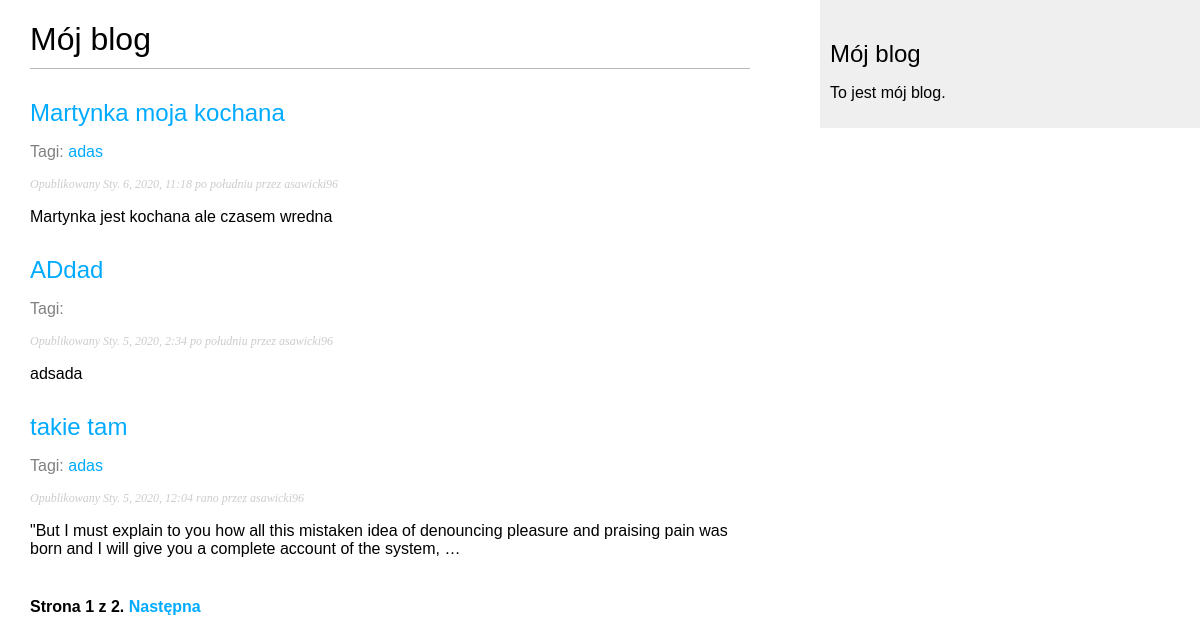
The app's page /blog/list/ with its own data.
### blog/models.py (models this page shows, shortened)
class Post(models.Model):
    STATUS_CHOICES = (
        ('draft', 'Roboczy'),
        ('published', 'Opublikowany'),
    )
    title = models.CharField(max_length=250)
    slug = models.SlugField(max_length=250,
                            unique_for_date='publish')
    author = models.ForeignKey(User,
                               related_name='blog_post',
                               on_delete=models.CASCADE)
    body = models.TextField()
    publish = models.DateTimeField(default=timezone.now)
    created = models.DateTimeField(auto_now_add=True)
    updated = models.DateTimeField(auto_now=True)
    status = models.CharField(max_length=10,
                              choices=STATUS_CHOICES,
                              default='draft')
    tags = TaggableManager()
    class Meta:
        ordering = ('-publish',)
    objects = models.Manager()
    published = PublishedManager()
    def get_absolute_url(self):
        return reverse("blog:post_detail",
                        args=[self.publish.strftime('%Y'),
                              self.publish.strftime('%m'),
                              self.publish.strftime('%d'),
                              self.slug])

### blog/views.py (the view)
# urls.py: re_path('list/', views.post_list, name = 'post_list'),
def post_list(request, tag_slug=None):
    object_list = Post.published.all()
    tag = None
    if tag_slug:
        tag = get_object_or_404(Tag, slug=tag_slug)
        object_list = object_list.filter(tags__in=[tag])
    paginator = Paginator(object_list, 3)
    page = request.GET.get('page')
    try:
        posts = paginator.page(page)
    except PageNotAnInteger:
        posts = paginator.page(1)
    except EmptyPage:
        posts = paginator.page(paginator.num_pages)
    return render(request,
                  'blog/post/list.html',
                  {'page':page,
                   'posts':posts,
                   'tag': tag})

### blog/models.py (called while the page is built)
    def get_queryset(self):
        return super(PublishedManager,
                     self).get_queryset()\
                          .filter(status='published')

### blog/templates/blog/post/list.html (shortened to what this page needs)
{% extends "blog/base.html" %}
{% block content %}
  <h1>Mój blog</h1>
  {% for post in posts %}
    <h2>
      <a href="{{ post.get_absolute_url }}">
        {{ post.title }}
      </a>
        <p class = 'tags'>
          Tagi:
          {% for tag in post.tags.all %}
            <a href='{% url "blog:post_list_by_tag" tag.slug %}'>
              {{tag.name}}
            </a>
          {% endfor %}
        </p>
    </h2>
    <p class="date">
      Opublikowany {{ post.publish }} przez {{ post.author }}
    </p>
    {{ post.body|truncatewords:30|linebreaks }}
  {% endfor %}
  {% include "pagination.html" with page=posts %}
{% endblock %}

### blog/static/css/blog.css (style rules this page uses)
body { margin:0; padding:0; font-family:helvetica, sans-serif; }
a { color:#00abff; text-decoration:none; }
h1 { font-weight:normal; border-bottom:1px solid #bbb; padding:0 0 10px 0; }
h2 { font-weight:normal; margin:30px 0 0; }
p.date { color:#ccc; font-family: georgia, serif; font-size: 12px; font-style: italic; }
.tags { font-size: medium; font-weight: 500; color: gray; }

### records on screen
Post: title "Martynka moja kochana", publish "Sty. 6, 2020, 11:18 po południu", author "asawicki96", body "Martynka jest kochana ale czasem wredna"
Tag: name "adas"
Post: title "ADdad", publish "Sty. 5, 2020, 2:34 po południu", author "asawicki96", body "adsada"
Post: title "takie tam", publish "Sty. 5, 2020, 12:04 rano", author "asawicki96", body "\"But I must explain to you how all this mistaken idea of denouncing pleasure and praising pain was born and I will give you a complete account of the system, …"

### other values on screen
{{ page.number }} "1"
{{ page.paginator.num_pages }} "2"
